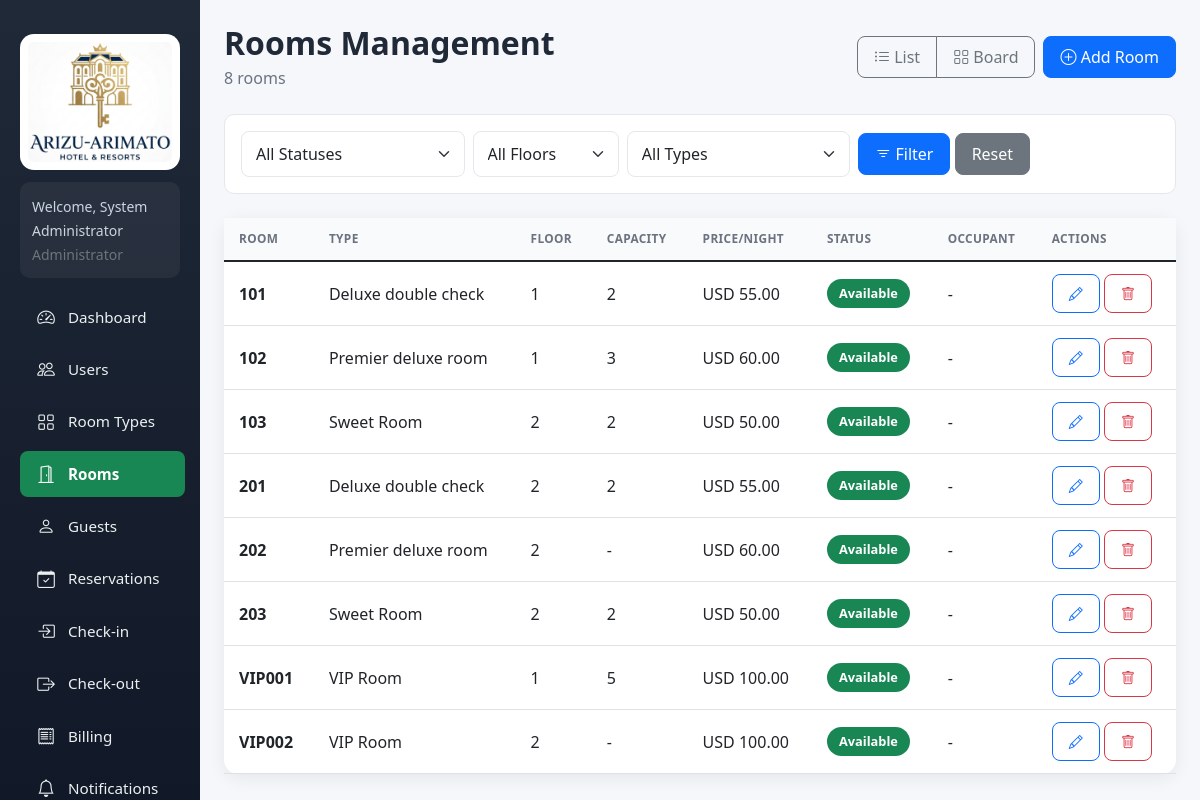
Screenshot of /backend/index.php?r=rooms/index (signed in) with the database file from the repository.
### tables this page shows
CREATE TABLE `rooms` (
  `id` int(11) NOT NULL AUTO_INCREMENT,
  `room_number` varchar(10) NOT NULL,
  `room_type_id` int(11) DEFAULT NULL,
  `floor` int(11) DEFAULT NULL,
  `capacity` int(11) DEFAULT NULL,
  `price_per_night` decimal(10,2) DEFAULT NULL,
  `description` text DEFAULT NULL,
  `status` enum('Available','Reserved','Occupied','Cleaning','Maintenance') DEFAULT 'Available',
  `image` varchar(255) DEFAULT NULL,
  `created_at` timestamp NOT NULL DEFAULT current_timestamp(),
  PRIMARY KEY (`id`),
  UNIQUE KEY `room_number` (`room_number`)
);

CREATE TABLE `room_types` (
  `id` int(11) NOT NULL AUTO_INCREMENT,
  `type_name` varchar(50) NOT NULL,
  `description` text DEFAULT NULL,
  `price_per_night` decimal(10,2) NOT NULL,
  `capacity` int(11) NOT NULL,
  `created_at` timestamp NOT NULL DEFAULT current_timestamp(),
  PRIMARY KEY (`id`)
);

### backend/Core/Controller.php (called while the page is built, shortened)
<?php
abstract class Controller
{
    protected function view($view, array $data = [], $active = '', $pageTitle = '')
    {
        extract($data);
        require __DIR__ . '/../Views/layout/header.php';
        require __DIR__ . '/../Views/' . $view . '.php';
        require __DIR__ . '/../Views/layout/footer.php';
    }
}

### backend/Controllers/RoomController.php (called while the page is built, shortened)
<?php
class RoomController extends Controller
{
    private $validStatus = ['Available', 'Reserved', 'Occupied', 'Cleaning', 'Maintenance'];
    public function __construct()
    {
        $this->room = new Room();
        $this->roomType = new RoomType();
    }
    public function indexAction()
    {
        $filters = [
            'status' => $_GET['status'] ?? '',
            'floor'  => $_GET['floor'] ?? '',
            'type'   => $_GET['type'] ?? '',
        ];
        $rooms = $this->room->all($filters);
        $roomTypes = $this->roomType->all();
        $floors = $this->room->distinctFloors();
        $this->view('rooms/index', [
            'rooms'      => $rooms,
            'roomTypes'  => $roomTypes,
            'floors'     => $floors,
            'validStatus'=> $this->validStatus,
            'filters'    => $filters,
            'message'    => $this->message ?? '',
            'error'      => $this->error ?? '',
        ], 'rooms', 'Rooms');
    }
}

### backend/Core/Router.php (called while the page is built, shortened)
<?php
class Router
{
    public function dispatch($route)
    {
        $route = trim($route, '/');
        $parts = explode('/', $route);
        $action = isset($parts[1]) && $parts[1] !== '' ? $parts[1] : 'index';
        $method = $action . 'Action';
        $instance = new $class();
        $instance->$method();
    }
}

### backend/index.php (called while the page is built, shortened)
<?php
require __DIR__ . '/bootstrap.php';
$route = isset($_GET['r']) ? $_GET['r'] : '';
$router = new Router();
$router->dispatch($route);

### backend/bootstrap.php (called while the page is built, shortened)
<?php
require_once __DIR__ . '/config.php';
spl_autoload_register(function ($class) {
    $prefix = 'App\\';
    $relative = substr($class, strlen($prefix));
    $file = __DIR__ . '/' . str_replace('\\', '/', $relative) . '.php';
});

### backend/config.php (called while the page is built, shortened)
<?php
function getDB() {
    static $conn = null;
    if ($conn !== null) return $conn;
    try {
        $conn = new PDO("mysql:host=" . DB_HOST . ";dbname=" . DB_NAME . ";charset=utf8mb4", DB_USER, DB_PASS);
        $conn->setAttribute(PDO::ATTR_ERRMODE, PDO::ERRMODE_EXCEPTION);
        $conn->setAttribute(PDO::ATTR_DEFAULT_FETCH_MODE, PDO::FETCH_ASSOC);
        return $conn;
    } catch(PDOException $e) {
        die("Database connection failed. Please run setup first: <a href='index.php?r=setup/index'>Install</a><br>Error: " . $e->getMessage());
    }
}
function formatCurrency($amount) {
    $settings = getSystemSettings();
    $currency = $settings['currency'] ?? 'USD';
    return $currency . ' ' . number_format($amount, 2);
}
function getSystemSettings() {
    static $settings = null;
    if ($settings !== null) return $settings;
    try {
        $db = getDB();
        $stmt = $db->query("SELECT setting_key, setting_value FROM system_settings");
        $settings = [];
        while ($row = $stmt->fetch(PDO::FETCH_ASSOC)) {
            $settings[$row['setting_key']] = $row['setting_value'];
        }
    } catch (Exception $e) {
        $settings = ['currency' => 'USD', 'hotel_name' => 'Hotel Management System'];
    }
    return $settings;
}

### backend/Models/Room.php (called while the page is built, shortened)
<?php
class Room extends Model
{
    public function all(array $with = [])
    {
        $sql = "SELECT r.*, rt.type_name,
                       (SELECT g.full_name FROM check_ins c JOIN guests g ON g.id=c.guest_id
                         WHERE c.room_id=r.id AND c.status='Active' LIMIT 1) occupant
                FROM rooms r LEFT JOIN room_types rt ON r.room_type_id=rt.id";
        $where = [];
        $params = [];
        $sql .= ' ORDER BY r.room_number';
        $stmt = $this->db->prepare($sql);
        $stmt->execute($params);
        return $stmt->fetchAll(PDO::FETCH_ASSOC);
    }
}

### backend/Core/Model.php (called while the page is built, shortened)
<?php
abstract class Model
{
    public function __construct()
    {
        $this->db = getDB();
    }
}

### backend/Views/rooms/index.php (the view, shortened to what this page needs)
<div class="d-flex justify-content-between align-items-center mb-4">
    <div>
        <h2 class="page-title mb-1">Rooms Management</h2>
        <p class="page-subtitle mb-0"><?php echo count($rooms); ?> rooms</p>
    </div>
    <div class="d-flex gap-2">
        <div class="btn-group" id="viewToggle">
            <button type="button" class="btn btn-outline-secondary btn-view" data-view="table">
                <i class="bi bi-list-ul"></i> List
            </button>
            <button type="button" class="btn btn-outline-secondary btn-view" data-view="board">
                <i class="bi bi-grid"></i> Board
            </button>
        </div>
        <button class="btn btn-primary" data-bs-toggle="modal" data-bs-target="#addRoomModal">
            <i class="bi bi-plus-circle"></i> Add Room
        </button>
    </div>
</div>
<form method="GET" class="filter-form mb-4 p-3">
    <div class="row g-2 align-items-center">
        <div class="col-md-3">
            <select name="status" class="form-select">
                <option value="">All Statuses</option>
            </select>
        </div>
        <div class="col-md-2">
            <select name="floor" class="form-select">
                <option value="">All Floors</option>
            </select>
        </div>
        <div class="col-md-3">
            <select name="type" class="form-select">
                <option value="">All Types</option>
            </select>
        </div>
        <div class="col-md-4">
            <button class="btn btn-primary"><i class="bi bi-filter"></i> Filter</button>
            <a href="index.php?r=rooms/index" class="btn btn-secondary">Reset</a>
        </div>
    </div>
</form>
<div id="view-table">
    <div class="card">
        <div class="card-body p-0">
            <div class="table-responsive">
                <table class="table table-hover align-middle mb-0">
                    <thead>
                        <tr>
                            <th>Room</th>
                            <th>Type</th>
                            <th>Floor</th>
                            <th>Capacity</th>
                            <th>Price/Night</th>
                            <th>Status</th>
                            <th>Occupant</th>
                            <th>Actions</th>
                        </tr>
                    </thead>
                    <tbody>
                        <?php foreach ($rooms as $room): ?>
                            <tr>
                                <td><strong><?php echo htmlspecialchars($room['room_number']); ?></strong></td>
                                <td><?php echo htmlspecialchars($room['type_name'] ?? '-'); ?></td>
                                <td><?php echo htmlspecialchars($room['floor'] ?? '-'); ?></td>
                                <td><?php echo htmlspecialchars($room['capacity'] ?? '-'); ?></td>
                                <td><?php echo formatCurrency($room['price_per_night']); ?></td>
                                <td>
                                    <span class="status-badge bg-<?php
                                        echo $room['status']=='Available'?'success text-white':
                                            ($room['status']=='Reserved'?'warning text-white':
                                            ($room['status']=='Cleaning'?'info text-white':
                                            ($room['status']=='Maintenance'?'dark text-white':'danger text-white')));
                                    ?>"><?php echo $room['status']; ?></span>
                                </td>
                                <td><?php echo htmlspecialchars($room['occupant'] ?? '-'); ?></td>
                                <td>
                                    <button class="btn btn-sm btn-outline-primary" onclick="editRoom(<?php echo (int)$room['id']; ?>)">
                                        <i class="bi bi-pencil"></i>
                                    </button>
                                    <form method="POST" style="display:inline" onsubmit="return confirm('Delete this room?')">
                                        <button class="btn btn-sm btn-outline-danger"><i class="bi bi-trash"></i></button>
                                    </form>
                                </td>
                            </tr>
                        <?php endforeach; ?>
                    </tbody>
                </table>
            </div>
        </div>
    </div>
</div>

### backend/assets/css/style.css (style rules this page uses)
:root { --sidebar-bg: linear-gradient(180deg, #1f2937, #111827); --primary: #198754; --primary-dark: #157347; --surface: #ffffff; --bg: #f5f7fb; --text: #1f2937; --muted: #6b7280; --border: #e5e7eb; --shadow: 0 4px 18px rgba(0, 0, 0, .07); --radius: 14px; --sidebar-width: 250px; }
* { box-sizing: border-box; }
body { background: var(--bg); color: var(--text); font-family: "Segoe UI", system-ui, -apple-system, sans-serif; margin: 0; overflow-x: hidden; }
.page-title { font-weight: 700; color: var(--text); margin-bottom: 5px; }
.page-subtitle { color: var(--muted); margin-bottom: 20px; }
.card { border: 0; border-radius: var(--radius); box-shadow: var(--shadow); }
.card-body { padding: 20px; }
.btn { border-radius: 8px; font-weight: 500; padding: 8px 16px; }
.status-badge { display: inline-block; padding: 5px 12px; border-radius: 20px; font-size: .8rem; font-weight: 600; white-space: nowrap; }
.table { min-width: 600px; }
.table thead th { text-transform: uppercase; font-size: .74rem; letter-spacing: .03em; color: var(--muted); border-bottom: 1px solid var(--border); white-space: nowrap; padding: 12px 15px; background: #f9fafb; }
.table td, .table th { vertical-align: middle; padding: 12px 15px; }
.form-control, .form-select { border-radius: 8px; padding: 10px 14px; border: 1px solid var(--border); transition: border-color 0.2s, box-shadow 0.2s; }
.filter-form { background: #fff; border: 1px solid var(--border); border-radius: 10px; padding: 15px; }

### rows the page displays
rooms: room_number "101", room_type.type_name "Deluxe double check", floor "1", capacity "2", price_per_night "USD 55.00", status "Available", occupant "-"
rooms: room_number "102", room_type.type_name "Premier deluxe room", floor "1", capacity "3", price_per_night "USD 60.00", status "Available", occupant "-"
rooms: room_number "103", room_type.type_name "Sweet Room", floor "2", capacity "2", price_per_night "USD 50.00", status "Available", occupant "-"
rooms: room_number "201", room_type.type_name "Deluxe double check", floor "2", capacity "2", price_per_night "USD 55.00", status "Available", occupant "-"
rooms: room_number "202", room_type.type_name "Premier deluxe room", floor "2", capacity "-", price_per_night "USD 60.00", status "Available", occupant "-"
rooms: room_number "203", room_type.type_name "Sweet Room", floor "2", capacity "2", price_per_night "USD 50.00", status "Available", occupant "-"
rooms: room_number "VIP001", room_type.type_name "VIP Room", floor "1", capacity "5", price_per_night "USD 100.00", status "Available", occupant "-"
rooms: room_number "VIP002", room_type.type_name "VIP Room", floor "2", capacity "-", price_per_night "USD 100.00", status "Available", occupant "-"

### other values shown
$_SESSION['user_name'] "System Administrator"
$_SESSION['user_role'] "Administrator"
$label "Dashboard Users Room Types Rooms Guests Reservations Check-in Check-out Billing Notifications"
count($rooms) "8"
